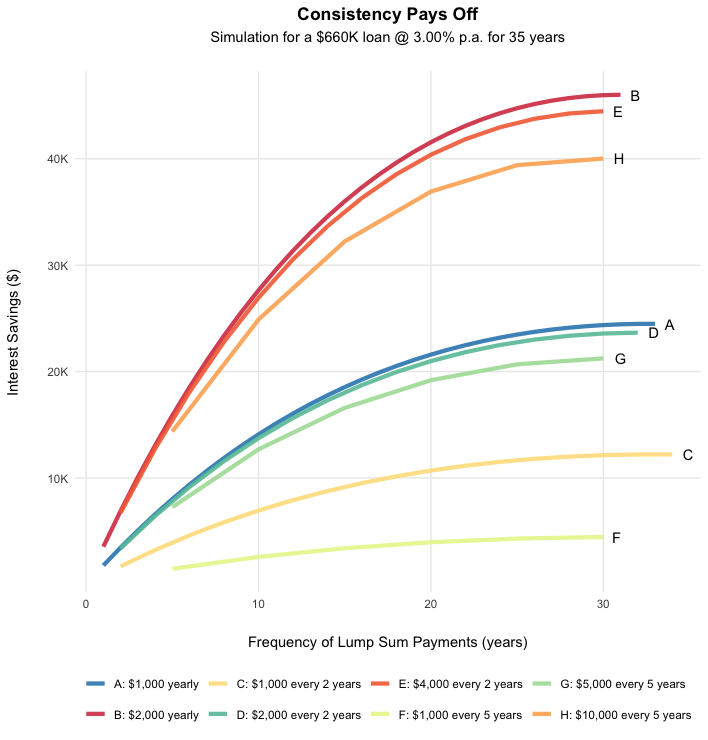

Write the R code that produced this figure.
library(ggplot2)
library(dplyr)

data <- read.csv("/Users/zaid/Downloads/Mortgage_Data.csv")
glimpse(data)

geram <- data %>%
  arrange(-savings)

geram

ggplot(data, aes(x = frequency, y = savings, color = scenario)) +
  geom_line(linewidth = 1.5, alpha = 0.9) +
  scale_x_continuous(name = "Frequency of Lump Sum Payments (years)") +
  scale_y_continuous(
    name = "Interest Savings ($)",
    breaks = c(10000, 20000, 30000, 40000),
    labels = c("10K", "20K", "30K", "40K")
  ) +
  scale_color_manual(
    values = c(
      "A" = "#3288bd",       
      "B" = "#d53e4f",       
      "C" = "#fee08b",      
      "D" = "#66c2a5",     
      "E" = "#f46d43",     
      "F" = "#e6f598",       
      "G" = "#abdda4",    
      "H" = "#fdae61" 
    ),
    labels = c(
      "A" = "A: $1,000 yearly",
      "B" = "B: $2,000 yearly",
      "C" = "C: $1,000 every 2 years",
      "D" = "D: $2,000 every 2 years",
      "E" = "E: $4,000 every 2 years",
      "F" = "F: $1,000 every 5 years",
      "G" = "G: $5,000 every 5 years",
      "H" = "H: $10,000 every 5 years"
    )
  ) +
  geom_text(
    aes(label = scenario), 
    data = data %>% group_by(scenario) %>% filter(frequency == max(frequency)),  # label at max frequency
    hjust = -1,     
    color = "black") +  
  theme_minimal() +
  labs(
    title = "Consistency Pays Off",
    subtitle = "Simulation for a $660K loan @ 3.00% p.a. for 35 years") +
  theme(
    plot.title = element_text(hjust = 0.5, face = "bold"),
    plot.subtitle = element_text(hjust = 0.5,margin = margin(b = 20)),
    legend.position = "bottom",
    legend.title = element_blank(),
    panel.grid.minor = element_blank(),
    axis.title.x = element_text(margin = margin(t = 20)),  
    axis.title.y = element_text(margin = margin(r = 20)) 
  )
